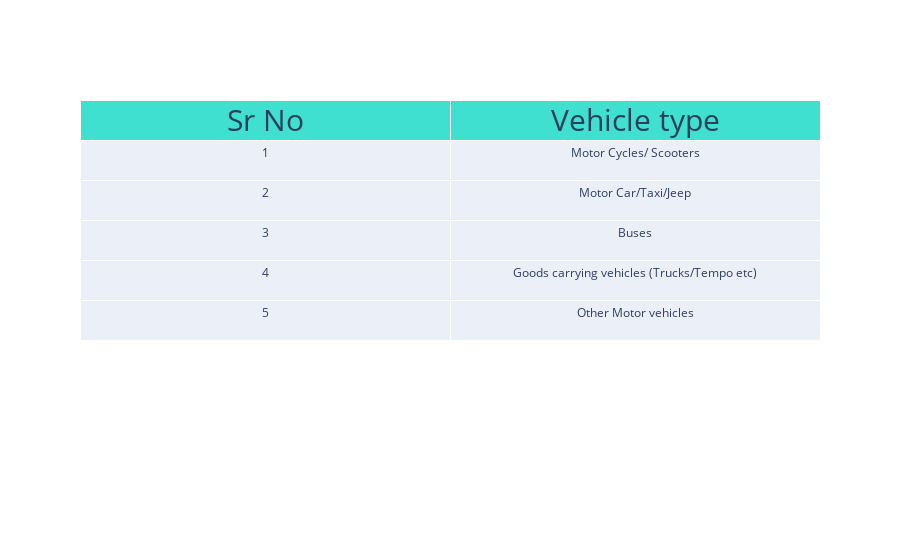

The code cell stored with this chart in its notebook:
### Markdown cell above
#### **Types of vehicles stolen**

### Code cell
num_of_vechicles = ['Motor Cycles/ Scooters', 'Motor Car/Taxi/Jeep', 'Buses',
                    'Goods carrying vehicles (Trucks/Tempo etc)', 'Other Motor vehicles']

sr_number = [1, 2, 3, 4, 5]

fig = go.Figure(data=[go.Table(
    header=dict(
        values=['Sr No', 'Vehicle type'],
        font=dict(size=30),
        fill_color='turquoise', height=40),
    cells=dict(values=[sr_number, num_of_vechicles],
               height=40))
])

fig.show()

### Figure 1 — Plotly figure (JSON) as saved in the notebook; plotly's stock layout.template omitted (floating-point values rounded to 4 significant figures)
{"data": [{"cells": {"height": 40, "values": [[1, 2, 3, 4, 5], ["Motor Cycles/ Scooters", "Motor Car/Taxi/Jeep", "Buses", "Goods carrying vehicles (Trucks/Tempo etc)", "Other Motor vehicles"]]}, "header": {"fill": {"color": "turquoise"}, "font": {"size": 30}, "height": 40, "values": ["Sr No", "Vehicle type"]}, "type": "table"}], "layout": {}}
